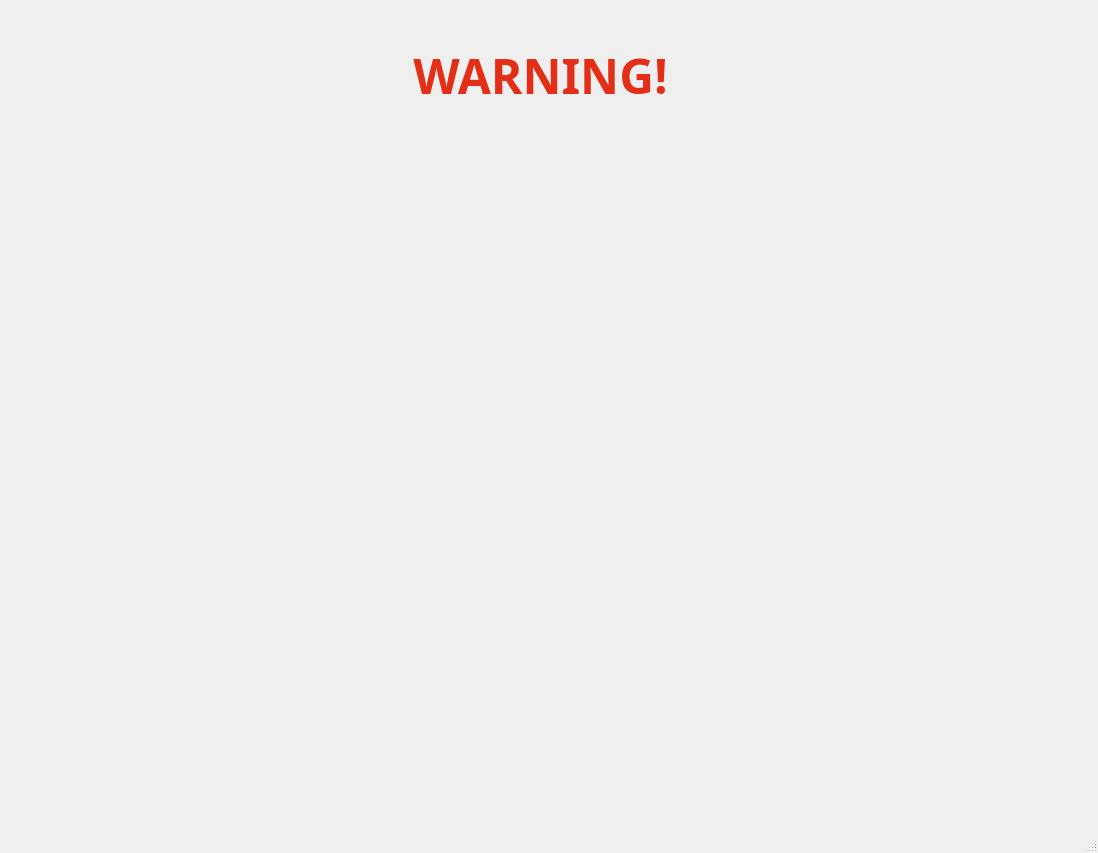
<?xml version="1.0" encoding="UTF-8"?>
<ui version="4.0">
 <class>MainWindow</class>
 <widget class="QMainWindow" name="MainWindow">
  <property name="geometry">
   <rect>
    <x>0</x>
    <y>0</y>
    <width>1098</width>
    <height>853</height>
   </rect>
  </property>
  <property name="windowTitle">
   <string>MainWindow</string>
  </property>
  <widget class="QWidget" name="centralwidget">
   <widget class="QLabel" name="display_text">
    <property name="geometry">
     <rect>
      <x>340</x>
      <y>10</y>
      <width>401</width>
      <height>131</height>
     </rect>
    </property>
    <property name="font">
     <font>
      <family>Segoe UI Black</family>
      <pointsize>28</pointsize>
      <weight>75</weight>
      <bold>true</bold>
      <stylestrategy>PreferDefault</stylestrategy>
     </font>
    </property>
    <property name="contextMenuPolicy">
     <enum>Qt::PreventContextMenu</enum>
    </property>
    <property name="text">
     <string>&lt;html&gt;&lt;head/&gt;&lt;body&gt;&lt;p align=&quot;center&quot;&gt;&lt;span style=&quot; font-size:36pt; color:#e32f17;&quot;&gt;WARNING!&lt;/span&gt;&lt;/p&gt;&lt;/body&gt;&lt;/html&gt;</string>
    </property>
    <property name="margin">
     <number>16</number>
    </property>
   </widget>
   <widget class="QLabel" name="black_bg">
    <property name="geometry">
     <rect>
      <x>0</x>
      <y>0</y>
      <width>1091</width>
      <height>801</height>
     </rect>
    </property>
    <property name="font">
     <font>
      <family>Papyrus</family>
     </font>
    </property>
    <property name="contextMenuPolicy">
     <enum>Qt::PreventContextMenu</enum>
    </property>
    <property name="text">
     <string/>
    </property>
    <property name="pixmap">
     <pixmap>black_bg.jpg</pixmap>
    </property>
    <property name="scaledContents">
     <bool>true</bool>
    </property>
   </widget>
   <widget class="QLabel" name="dashboard">
    <property name="geometry">
     <rect>
      <x>110</x>
      <y>60</y>
      <width>871</width>
      <height>531</height>
     </rect>
    </property>
    <property name="text">
     <string/>
    </property>
    <property name="pixmap">
     <pixmap>dashboard.jpg</pixmap>
    </property>
    <property name="scaledContents">
     <bool>true</bool>
    </property>
   </widget>
   <widget class="QLabel" name="mobile_distraction_icon">
    <property name="geometry">
     <rect>
      <x>830</x>
      <y>610</y>
      <width>141</width>
      <height>121</height>
     </rect>
    </property>
    <property name="font">
     <font>
      <family>Proxy 1</family>
     </font>
    </property>
    <property name="text">
     <string/>
    </property>
    <property name="pixmap">
     <pixmap>mobile_distraction.png</pixmap>
    </property>
    <property name="scaledContents">
     <bool>true</bool>
    </property>
   </widget>
   <widget class="QLabel" name="seatbelt_icon">
    <property name="geometry">
     <rect>
      <x>110</x>
      <y>610</y>
      <width>171</width>
      <height>121</height>
     </rect>
    </property>
    <property name="font">
     <font>
      <family>Proxy 1</family>
     </font>
    </property>
    <property name="focusPolicy">
     <enum>Qt::WheelFocus</enum>
    </property>
    <property name="text">
     <string/>
    </property>
    <property name="pixmap">
     <pixmap>seatbelt.png</pixmap>
    </property>
    <property name="scaledContents">
     <bool>true</bool>
    </property>
   </widget>
   <widget class="QLabel" name="drowsy_icon">
    <property name="geometry">
     <rect>
      <x>350</x>
      <y>610</y>
      <width>141</width>
      <height>121</height>
     </rect>
    </property>
    <property name="font">
     <font>
      <family>Proxy 1</family>
     </font>
    </property>
    <property name="text">
     <string/>
    </property>
    <property name="pixmap">
     <pixmap>drowsy.png</pixmap>
    </property>
    <property name="scaledContents">
     <bool>true</bool>
    </property>
   </widget>
   <widget class="QLabel" name="yawn_icon">
    <property name="geometry">
     <rect>
      <x>610</x>
      <y>620</y>
      <width>121</width>
      <height>111</height>
     </rect>
    </property>
    <property name="font">
     <font>
      <family>Proxy 1</family>
     </font>
    </property>
    <property name="text">
     <string/>
    </property>
    <property name="pixmap">
     <pixmap>yawning.png</pixmap>
    </property>
    <property name="scaledContents">
     <bool>true</bool>
    </property>
   </widget>
   <zorder>black_bg</zorder>
   <zorder>dashboard</zorder>
   <zorder>display_text</zorder>
   <zorder>mobile_distraction_icon</zorder>
   <zorder>seatbelt_icon</zorder>
   <zorder>drowsy_icon</zorder>
   <zorder>yawn_icon</zorder>
  </widget>
  <widget class="QMenuBar" name="menubar">
   <property name="geometry">
    <rect>
     <x>0</x>
     <y>0</y>
     <width>1098</width>
     <height>26</height>
    </rect>
   </property>
  </widget>
  <widget class="QStatusBar" name="statusbar"/>
 </widget>
 <resources/>
 <connections/>
</ui>
